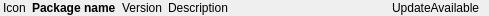
<?xml version="1.0" encoding="UTF-8"?>
<ui version="4.0">
 <class>CompactView</class>
 <widget class="QWidget" name="CompactView">
  <property name="geometry">
   <rect>
    <x>0</x>
    <y>0</y>
    <width>489</width>
    <height>16</height>
   </rect>
  </property>
  <property name="sizePolicy">
   <sizepolicy hsizetype="Expanding" vsizetype="Fixed">
    <horstretch>0</horstretch>
    <verstretch>0</verstretch>
   </sizepolicy>
  </property>
  <property name="windowTitle">
   <string >Form</string>
  </property>
  <layout class="QHBoxLayout" name="horizontalLayout_2">
   <property name="sizeConstraint">
    <enum>QLayout::SetNoConstraint</enum>
   </property>
   <property name="leftMargin">
    <number>3</number>
   </property>
   <property name="topMargin">
    <number>0</number>
   </property>
   <property name="rightMargin">
    <number>9</number>
   </property>
   <property name="bottomMargin">
    <number>0</number>
   </property>
   <item>
    <widget class="QLabel" name="labelIcon">
     <property name="sizePolicy">
      <sizepolicy hsizetype="Fixed" vsizetype="Fixed">
       <horstretch>0</horstretch>
       <verstretch>0</verstretch>
      </sizepolicy>
     </property>
     <property name="minimumSize">
      <size>
       <width>16</width>
       <height>16</height>
      </size>
     </property>
     <property name="baseSize">
      <size>
       <width>16</width>
       <height>16</height>
      </size>
     </property>
     <property name="text">
      <string>Icon</string>
     </property>
    </widget>
   </item>
   <item>
    <widget class="QLabel" name="labelPackageName">
     <property name="text">
      <string>&lt;b&gt;Package name&lt;/b&gt;</string>
     </property>
    </widget>
   </item>
   <item>
    <widget class="QLabel" name="labelVersion">
     <property name="text">
      <string>Version</string>
     </property>
    </widget>
   </item>
   <item>
    <widget class="QLabel" name="labelDescription">
     <property name="sizePolicy">
      <sizepolicy hsizetype="MinimumExpanding" vsizetype="Preferred">
       <horstretch>0</horstretch>
       <verstretch>0</verstretch>
      </sizepolicy>
     </property>
     <property name="text">
      <string>Description</string>
     </property>
     <property name="textFormat">
      <enum>Qt::PlainText</enum>
     </property>
     <property name="wordWrap">
      <bool>false</bool>
     </property>
     <property name="textInteractionFlags">
      <set>Qt::TextSelectableByMouse</set>
     </property>
    </widget>
   </item>
   <item>
    <widget class="QLabel" name="labelStatus">
     <property name="text">
      <string>UpdateAvailable</string>
     </property>
    </widget>
   </item>
  </layout>
 </widget>
 <resources/>
 <connections/>
</ui>
